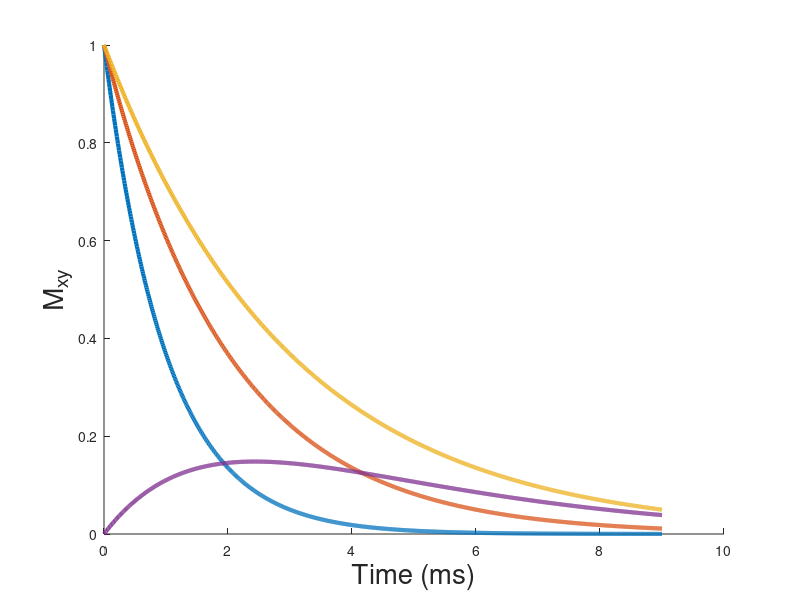

Source code (MATLAB): (Note: this script raises an error after producing the figure.)
%% Sample plot code to pull from
% important here is to set a large font size, apply it to labels and axis
% Make sure plot linewidth is wide enough to be visible
% Turn legend off if not needed, or make sure it is placed in a good spot

%% Part 1: line plot, label axis, change font size, add legend
fontSz = 20;

% Set up data to plot
t = [1; 2; 3];
x = linspace(0, 3*max(t), 1000);
y = exp(-x./t);

y(4,:) = y(3,:) - y(2,:);
maxContrast = max(y(4,:));
tmax = x(y(4,:) == maxContrast);

figure; hold on
for i = 1:4
    plot( x, y(i,:), 'LineWidth', 3)
end
xlabel('Time (ms)', 'FontSize',fontSz);
ylabel('M_{xy}', 'FontSize',fontSz);
ax = gca;    ax.FontSize = fontSz;
xline(tmax) % you can add reference lines with this, or yline for horizontal
legend('t1', 't2', 't3', 't3-t2','Max Contrast', 'FontSize', fontSz, 'Location','northeast');

% Set the location on the screen for the figure window to be, and how large
% it should be
set(gcf,'Position',[100 100 800 500])

%% Sample code for Scatter plots and using the subplot feature
% Add titles for each plot, and for the whole group of plots. 

% generate some data:
% Define eigenvector of diffusivity (x,y,z)
D_max = 69;
D_local = [0; D_max; 0];
D_Intermed = [2*D_max/3; D_max/3; 0];
D_spread = [D_max/3; D_max/3; D_max/3];

% The average diffusivity will be the same
DL = sum(D_local);
DI = sum(D_Intermed);
DS = sum(D_spread);

% Calculate the root mean square of this:
N = 3; % 3 points to average over
rms_L = sqrt( sum(D_local.^2));
rms_I = sqrt( sum(D_Intermed.^2));
rms_S = sqrt( sum(D_spread.^2));

% Actual plotting code
% This generates 3 separate plots in a row, in the same figure window
fontSz = 20; % font size
pointSz = 70; % point size, note the default point shape needs to be quite large

numberRows = 1;
numberColumns = 3; 
tiledlayout(numberRows,numberColumns,"TileSpacing","compact") 

% First plot
nexttile; 
x = 1;
scatter( x-0.35, DL, pointSz,'filled'); % summed diffusivity
hold on
scatter( [x-0.05,x,x+0.05], D_local, pointSz,'filled') % directionality
scatter( x+0.35, rms_L, pointSz,'filled') % RMS
title('Anisotropic', 'FontSize',fontSz)
ax = gca;    ax.FontSize = fontSz;
% since the same thing is plotted in each, only include legend once
legend( 'Summed Diffusivity', 'Each Direction', 'RMS', 'Location','east');
xlim([0.6, 1.4]); ylim([0, D_max*1.2]);
set(gca,'xticklabel',{[]})
yline(D_max);
hold off

% 2nd plot
nexttile; 
scatter( x-0.35, DI, pointSz,'filled'); % summed diffusivity
hold on
scatter( [x-0.05,x,x+0.05], D_Intermed, pointSz,'filled') % directionality
scatter( x+0.35, rms_I, pointSz,'filled') % RMS
title('Intermediate', 'FontSize',fontSz)
ax = gca;    ax.FontSize = fontSz;
xlim([0.6, 1.4]); ylim([0, D_max*1.2]);
yline(D_max);
set(gca,'xticklabel',{[]})
hold off

% 3rd plot
nexttile; 
scatter( x-0.35, DI, pointSz,'filled'); % summed diffusivity
hold on
scatter( [x-0.05,x,x+0.05], D_spread, pointSz,'filled') % directionality
scatter( x+0.35, rms_S, pointSz,'filled') % RMS
title('Isotropic', 'FontSize',fontSz)
ax = gca;    ax.FontSize = fontSz;
xlim([0.6, 1.4]); ylim([0, D_max*1.2]);
set(gca,'xticklabel',{[]})
yline(D_max);
hold off

sgtitle('RMS check', 'FontSize',fontSz)
set(gcf,'Position',[100 100 1400 500])

